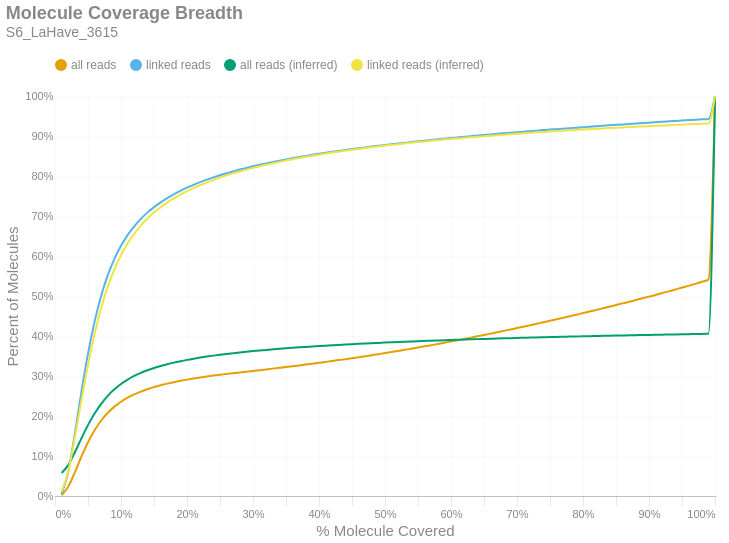

This figure's notebook cell:
### Markdown cell above
### Molecule Read Coverage
This chart shows molecule coverage breadth as computed by the number of bases aligned to that molecule. In other words, "*how much of each unique long molecule is actually sequenced/aligned?*" Keep in mind there is a distinction between sequences and alignments, since some sequences belonging to a particular molecule may not align well and wouldn't appear in the alignment data. This chart also shows molecule coverage breadth as computed by the *inferred fragment* from which the aligned sequences originate. Unlike read coverage, this calculation takes into account the total insert size, including unsequenced gaps between the forward and reverse reads. Like the previous figures, these are cumulative percents.

### Code cell
if SKIPLR:
    print_html(f"Skipped")
else:
    binned_df = consolidated_hist(valids['coverage_bp'], mask, 0.01, True)
    binned_df_inf = consolidated_hist(valids['coverage_inserts'], mask, 0.01, True)
    binned_df = binned_df.with_columns(pl.lit(binned_df_inf['all reads (cumsum)']).alias('all reads (inferred)'))
    binned_df = binned_df.with_columns(pl.lit(binned_df_inf['linked reads (cumsum)']).alias('linked reads (inferred)'))
    binned_df = binned_df.with_columns(
        (pl.col('bin').cast(pl.Float64) + 0.01).alias('right_edge')
    )

    with SafeRender(binned_df):
        (
            density_plot(binned_df, 'Molecule Coverage Breadth', samplename, 'molcov', ['all reads (inferred)','linked reads (inferred)'])
            .encode(
                #x=alt.X('bin:Q', title="% Molecule Covered").axis(format = '%').scale(padding=0),
                x=alt.X('right_edge:Q', title="% Molecule Covered").axis(format='%').scale(padding=0),
                y=alt.Y('value:Q', title='Percent of Molecules')
                    .axis(format='%')
                    .stack(False)
                    .scale(domainMin=0, padding=0),
                color=alt.Color("key:N").scale(domain = ["all reads", "linked reads", "all reads (inferred)", "linked reads (inferred)"]),
                tooltip = [
                    alt.Tooltip("key:N", title = "Data Type"),
                    alt.Tooltip("range_label:N", title="% Molecule Covered"),
                    alt.Tooltip("value:Q", format = ".2%", title="% Molecules")
                ]
            )
        ).display()

### Figure 1 — Vega-Lite specification as saved in the notebook (floating-point values rounded to 4 significant figures)
{"width": "container", "height": 400, "config": {"title": {"anchor": "start", "dy": -15, "fontSize": 18, "color": "#888888", "subtitleColor": "#888888", "subtitleFontSize": 14}, "arc": {"fill": "#0072B2"}, "axis": {"domainColor": "#888888", "domainWidth": 0.5, "gridWidth": 0.2, "grid": false, "titleFontWeight": 400, "titleFontSize": 15, "labelFontSize": 11, "labelColor": "#888888", "tickColor": "#888888", "tickWidth": 0.2, "titleColor": "#888888"}, "axisBand": {"grid": false}, "axisX": {"grid": true, "tickSize": 10, "domainCap": "round"}, "axisY": {"domain": false, "grid": true, "tickSize": 0, "domainCap": "round"}, "background": "transparent", "header": {"labelFontSize": 15, "labelColor": "#888888", "titleFontSize": 15, "titleFontWeight": 600, "titleColor": "#888888"}, "legend": {"labelFont": "sans-serif", "labelFontSize": 12, "labelColor": "#888888", "symbolSize": 100, "symbolType": "circle", "titleFontSize": 12, "titlePadding": 10, "titleColor": "#888888", "title": null, "orient": "top"}, "range": {"category": ["#E69F00", "#56B4E9", "#009E73", "#F0E442", "#0072B2", "#D55E00", "#CC79A7", "#000000"], "diverging": ["#cfe8f3", "#a2d4ec", "#73bfe2", "#46abdb", "#1696d2", "#12719e"]}, "area": {"fill": "#0072B2", "fillOpacity": 0.7, "line": true, "strokeOpacity": 0.7}, "line": {"color": "#0072B2", "stroke": "#0072B2", "strokeWidth": 2}, "trail": {"color": "#0072B2", "stroke": "#0072B2", "strokeWidth": 0, "size": 1}, "point": {"filled": true, "fillOpacity": 1.0, "size": 95}, "text": {"color": "#888888", "fontSize": 11, "align": "right", "fontWeight": 400, "size": 11}, "bar": {"fill": "#0072B2", "stroke": null}, "view": {"stroke": null, "continuousWidth": 660, "continuousHeight": 400}}, "data": {"name": "data-d7d4ecb2ee23f68cb850a68b9763649a"}, "mark": {"type": "line", "interpolate": "monotone", "point": {"opacity": 0, "size": 275}}, "encoding": {"color": {"field": "key", "scale": {"domain": ["all reads", "linked reads", "all reads (inferred)", "linked reads (inferred)"]}, "type": "nominal"}, "tooltip": [{"field": "key", "title": "Data Type", "type": "nominal"}, {"field": "range_label", "title": "% Molecule Covered", "type": "nominal"}, {"field": "value", "format": ".2%", "title": "% Molecules", "type": "quantitative"}], "x": {"axis": {"format": "%"}, "field": "right_edge", "scale": {"padding": 0}, "title": "% Molecule Covered", "type": "quantitative"}, "y": {"axis": {"format": "%"}, "field": "value", "scale": {"domainMin": 0, "padding": 0}, "stack": false, "title": "Percent of Molecules", "type": "quantitative"}}, "params": [{"name": "param_c36ac31b6afebe62", "select": {"type": "point", "fields": ["key"]}, "bind": "legend"}], "title": {"text": "Molecule Coverage Breadth", "subtitle": "S6_LaHave_3615"}, "transform": [{"fold": ["all reads (cumsum)", "linked reads (cumsum)", "all reads (inferred)", "linked reads (inferred)"]}, {"calculate": "replace(datum.key, ' (cumsum)', '')", "as": "key"}, {"filter": {"param": "param_c36ac31b6afebe62"}}], "usermeta": {"embedOptions": {"downloadFileName": "S6_LaHave_3615.molcov"}}, "$schema": "https://vega.github.io/schema/vega-lite/v6.1.0.json", "datasets": {"data-d7d4ecb2ee23f68cb850a68b9763649a": [{"bin": "0.0", "interval": "0.0-0.01", "all reads": 0.001972, "linked reads": 0.004686, "all reads (cumsum)": 0.001972, "linked reads (cumsum)": 0.004686, "range_label": "0.0-0.01", "all reads (inferred)": 0.05751, "linked reads (inferred)": 0.01038, "right_edge": 0.01}, {"bin": "0.01", "interval": "0.01-0.02", "all reads": 0.02119, "linked reads": 0.05541, "all reads (cumsum)": 0.02316, "linked reads (cumsum)": 0.0601, "range_label": "0.01-0.02", "all reads (inferred)": 0.07716, "linked reads (inferred)": 0.06165, "right_edge": 0.02}, {"bin": "0.02", "interval": "0.02-0.03", "all reads": 0.036, "linked reads": 0.09543, "all reads (cumsum)": 0.05916, "linked reads (cumsum)": 0.1555, "range_label": "0.02-0.03", "all reads (inferred)": 0.1088, "linked reads (inferred)": 0.1455, "right_edge": 0.03}, {"bin": "0.03", "interval": "0.03-0.04", "all reads": 0.03929, "linked reads": 0.1045, "all reads (cumsum)": 0.09845, "linked reads (cumsum)": 0.26, "range_label": "0.03-0.04", "all reads (inferred)": 0.1439, "linked reads (inferred)": 0.239, "right_edge": 0.04}, {"bin": "0.04", "interval": "0.04-0.05", "all reads": 0.03587, "linked reads": 0.0956, "all reads (cumsum)": 0.1343, "linked reads (cumsum)": 0.3556, "range_label": "0.04-0.05", "all reads (inferred)": 0.1772, "linked reads (inferred)": 0.3278, "right_edge": 0.05}, {"bin": "0.05", "interval": "0.05-0.06", "all reads": 0.03015, "linked reads": 0.08031, "all reads (cumsum)": 0.1645, "linked reads (cumsum)": 0.436, "range_label": "0.05-0.06", "all reads (inferred)": 0.2062, "linked reads (inferred)": 0.4052, "right_edge": 0.06}, {"bin": "0.06", "interval": "0.06-0.07", "all reads": 0.02432, "linked reads": 0.06478, "all reads (cumsum)": 0.1888, "linked reads (cumsum)": 0.5007, "range_label": "0.06-0.07", "all reads (inferred)": 0.2305, "linked reads (inferred)": 0.47, "right_edge": 0.07}, {"bin": "0.07", "interval": "0.07-0.08", "all reads": 0.01929, "linked reads": 0.05136, "all reads (cumsum)": 0.2081, "linked reads (cumsum)": 0.5521, "range_label": "0.07-0.08", "all reads (inferred)": 0.2505, "linked reads (inferred)": 0.5234, "right_edge": 0.08}, {"bin": "0.08", "interval": "0.08-0.09", "all reads": 0.01532, "linked reads": 0.04073, "all reads (cumsum)": 0.2234, "linked reads (cumsum)": 0.5928, "range_label": "0.08-0.09", "all reads (inferred)": 0.2667, "linked reads (inferred)": 0.5667, "right_edge": 0.09}, {"bin": "0.09", "interval": "0.09-0.1", "all reads": 0.01231, "linked reads": 0.0327, "all reads (cumsum)": 0.2357, "linked reads (cumsum)": 0.6255, "range_label": "0.09-0.1", "all reads (inferred)": 0.2799, "linked reads (inferred)": 0.602, "right_edge": 0.1}, {"bin": "0.1", "interval": "0.1-0.11", "all reads": 0.01006, "linked reads": 0.02668, "all reads (cumsum)": 0.2458, "linked reads (cumsum)": 0.6522, "range_label": "0.1-0.11", "all reads (inferred)": 0.2909, "linked reads (inferred)": 0.6313, "right_edge": 0.11}, {"bin": "0.11", "interval": "0.11-0.12", "all reads": 0.008303, "linked reads": 0.02199, "all reads (cumsum)": 0.2541, "linked reads (cumsum)": 0.6742, "range_label": "0.11-0.12", "all reads (inferred)": 0.3001, "linked reads (inferred)": 0.6556, "right_edge": 0.12}, {"bin": "0.12", "interval": "0.12-0.13", "all reads": 0.007022, "linked reads": 0.01856, "all reads (cumsum)": 0.2611, "linked reads (cumsum)": 0.6928, "range_label": "0.12-0.13", "all reads (inferred)": 0.3078, "linked reads (inferred)": 0.6761, "right_edge": 0.13}, {"bin": "0.13", "interval": "0.13-0.14", "all reads": 0.00594, "linked reads": 0.01567, "all reads (cumsum)": 0.267, "linked reads (cumsum)": 0.7084, "range_label": "0.13-0.14", "all reads (inferred)": 0.3144, "linked reads (inferred)": 0.6936, "right_edge": 0.14}, {"bin": "0.14", "interval": "0.14-0.15", "all reads": 0.005189, "linked reads": 0.01366, "all reads (cumsum)": 0.2722, "linked reads (cumsum)": 0.7221, "range_label": "0.14-0.15", "all reads (inferred)": 0.32, "linked reads (inferred)": 0.7086, "right_edge": 0.15}, {"bin": "0.15", "interval": "0.15-0.16", "all reads": 0.004577, "linked reads": 0.01201, "all reads (cumsum)": 0.2768, "linked reads (cumsum)": 0.7341, "range_label": "0.15-0.16", "all reads (inferred)": 0.325, "linked reads (inferred)": 0.7219, "right_edge": 0.16}, {"bin": "0.16", "interval": "0.16-0.17", "all reads": 0.004099, "linked reads": 0.01072, "all reads (cumsum)": 0.2809, "linked reads (cumsum)": 0.7448, "range_label": "0.16-0.17", "all reads (inferred)": 0.3294, "linked reads (inferred)": 0.7336, "right_edge": 0.17}, {"bin": "0.17", "interval": "0.17-0.18", "all reads": 0.003655, "linked reads": 0.009532, "all reads (cumsum)": 0.2846, "linked reads (cumsum)": 0.7544, "range_label": "0.17-0.18", "all reads (inferred)": 0.3334, "linked reads (inferred)": 0.7442, "right_edge": 0.18}, {"bin": "0.18", "interval": "0.18-0.19", "all reads": 0.003305, "linked reads": 0.008609, "all reads (cumsum)": 0.2879, "linked reads (cumsum)": 0.763, "range_label": "0.18-0.19", "all reads (inferred)": 0.337, "linked reads (inferred)": 0.7536, "right_edge": 0.19}, {"bin": "0.19", "interval": "0.19-0.2", "all reads": 0.003044, "linked reads": 0.007877, "all reads (cumsum)": 0.2909, "linked reads (cumsum)": 0.7708, "range_label": "0.19-0.2", "all reads (inferred)": 0.3403, "linked reads (inferred)": 0.7623, "right_edge": 0.2}, {"bin": "0.2", "interval": "0.2-0.21", "all reads": 0.002785, "linked reads": 0.007155, "all reads (cumsum)": 0.2937, "linked reads (cumsum)": 0.778, "range_label": "0.2-0.21", "all reads (inferred)": 0.3433, "linked reads (inferred)": 0.7702, "right_edge": 0.21}, {"bin": "0.21", "interval": "0.21-0.22", "all reads": 0.002622, "linked reads": 0.006683, "all reads (cumsum)": 0.2963, "linked reads (cumsum)": 0.7847, "range_label": "0.21-0.22", "all reads (inferred)": 0.346, "linked reads (inferred)": 0.7774, "right_edge": 0.22}, {"bin": "0.22", "interval": "0.22-0.23", "all reads": 0.002446, "linked reads": 0.006197, "all reads (cumsum)": 0.2988, "linked reads (cumsum)": 0.7909, "range_label": "0.22-0.23", "all reads (inferred)": 0.3485, "linked reads (inferred)": 0.7841, "right_edge": 0.23}, {"bin": "0.23", "interval": "0.23-0.24", "all reads": 0.0023, "linked reads": 0.005761, "all reads (cumsum)": 0.3011, "linked reads (cumsum)": 0.7966, "range_label": "0.23-0.24", "all reads (inferred)": 0.3509, "linked reads (inferred)": 0.7904, "right_edge": 0.24}, {"bin": "0.24", "interval": "0.24-0.25", "all reads": 0.002137, "linked reads": 0.005325, "all reads (cumsum)": 0.3032, "linked reads (cumsum)": 0.802, "range_label": "0.24-0.25", "all reads (inferred)": 0.3531, "linked reads (inferred)": 0.7962, "right_edge": 0.25}, {"bin": "0.25", "interval": "0.25-0.26", "all reads": 0.001982, "linked reads": 0.004893, "all reads (cumsum)": 0.3052, "linked reads (cumsum)": 0.8069, "range_label": "0.25-0.26", "all reads (inferred)": 0.3552, "linked reads (inferred)": 0.8016, "right_edge": 0.26}, {"bin": "0.26", "interval": "0.26-0.27", "all reads": 0.001952, "linked reads": 0.00474, "all reads (cumsum)": 0.3071, "linked reads (cumsum)": 0.8116, "range_label": "0.26-0.27", "all reads (inferred)": 0.3571, "linked reads (inferred)": 0.8066, "right_edge": 0.27}, {"bin": "0.27", "interval": "0.27-0.28", "all reads": 0.001885, "linked reads": 0.004439, "all reads (cumsum)": 0.309, "linked reads (cumsum)": 0.816, "range_label": "0.27-0.28", "all reads (inferred)": 0.3589, "linked reads (inferred)": 0.8114, "right_edge": 0.28}, {"bin": "0.28", "interval": "0.28-0.29", "all reads": 0.001847, "linked reads": 0.004154, "all reads (cumsum)": 0.3109, "linked reads (cumsum)": 0.8202, "range_label": "0.28-0.29", "all reads (inferred)": 0.3606, "linked reads (inferred)": 0.816, "right_edge": 0.29}, {"bin": "0.29", "interval": "0.29-0.3", "all reads": 0.001864, "linked reads": 0.003984, "all reads (cumsum)": 0.3127, "linked reads (cumsum)": 0.8242, "range_label": "0.29-0.3", "all reads (inferred)": 0.3623, "linked reads (inferred)": 0.8203, "right_edge": 0.3}, {"bin": "0.3", "interval": "0.3-0.31", "all reads": 0.001865, "linked reads": 0.003744, "all reads (cumsum)": 0.3146, "linked reads (cumsum)": 0.8279, "range_label": "0.3-0.31", "all reads (inferred)": 0.3638, "linked reads (inferred)": 0.8244, "right_edge": 0.31}, {"bin": "0.31", "interval": "0.31-0.32", "all reads": 0.001903, "linked reads": 0.003621, "all reads (cumsum)": 0.3165, "linked reads (cumsum)": 0.8315, "range_label": "0.31-0.32", "all reads (inferred)": 0.3653, "linked reads (inferred)": 0.8283, "right_edge": 0.32}, {"bin": "0.32", "interval": "0.32-0.33", "all reads": 0.001934, "linked reads": 0.003444, "all reads (cumsum)": 0.3184, "linked reads (cumsum)": 0.835, "range_label": "0.32-0.33", "all reads (inferred)": 0.3667, "linked reads (inferred)": 0.8318, "right_edge": 0.33}, {"bin": "0.33", "interval": "0.33-0.34", "all reads": 0.001964, "linked reads": 0.003306, "all reads (cumsum)": 0.3204, "linked reads (cumsum)": 0.8383, "range_label": "0.33-0.34", "all reads (inferred)": 0.368, "linked reads (inferred)": 0.8353, "right_edge": 0.34}, {"bin": "0.34", "interval": "0.34-0.35", "all reads": 0.001983, "linked reads": 0.003127, "all reads (cumsum)": 0.3224, "linked reads (cumsum)": 0.8414, "range_label": "0.34-0.35", "all reads (inferred)": 0.3693, "linked reads (inferred)": 0.8387, "right_edge": 0.35}, {"bin": "0.35", "interval": "0.35-0.36", "all reads": 0.002043, "linked reads": 0.00302, "all reads (cumsum)": 0.3244, "linked reads (cumsum)": 0.8444, "range_label": "0.35-0.36", "all reads (inferred)": 0.3705, "linked reads (inferred)": 0.8419, "right_edge": 0.36}, {"bin": "0.36", "interval": "0.36-0.37", "all reads": 0.002078, "linked reads": 0.002917, "all reads (cumsum)": 0.3265, "linked reads (cumsum)": 0.8474, "range_label": "0.36-0.37", "all reads (inferred)": 0.3717, "linked reads (inferred)": 0.8449, "right_edge": 0.37}, {"bin": "0.37", "interval": "0.37-0.38", "all reads": 0.002139, "linked reads": 0.002839, "all reads (cumsum)": 0.3286, "linked reads (cumsum)": 0.8502, "range_label": "0.37-0.38", "all reads (inferred)": 0.3728, "linked reads (inferred)": 0.8479, "right_edge": 0.38}, {"bin": "0.38", "interval": "0.38-0.39", "all reads": 0.002148, "linked reads": 0.002734, "all reads (cumsum)": 0.3308, "linked reads (cumsum)": 0.8529, "range_label": "0.38-0.39", "all reads (inferred)": 0.3739, "linked reads (inferred)": 0.8507, "right_edge": 0.39}, {"bin": "0.39", "interval": "0.39-0.4", "all reads": 0.002199, "linked reads": 0.002604, "all reads (cumsum)": 0.333, "linked reads (cumsum)": 0.8555, "range_label": "0.39-0.4", "all reads (inferred)": 0.3749, "linked reads (inferred)": 0.8534, "right_edge": 0.4}, {"bin": "0.4", "interval": "0.4-0.41", "all reads": 0.002211, "linked reads": 0.002457, "all reads (cumsum)": 0.3352, "linked reads (cumsum)": 0.858, "range_label": "0.4-0.41", "all reads (inferred)": 0.3759, "linked reads (inferred)": 0.856, "right_edge": 0.41}, {"bin": "0.41", "interval": "0.41-0.42", "all reads": 0.002247, "linked reads": 0.002405, "all reads (cumsum)": 0.3374, "linked reads (cumsum)": 0.8604, "range_label": "0.41-0.42", "all reads (inferred)": 0.3768, "linked reads (inferred)": 0.8585, "right_edge": 0.42}, {"bin": "0.42", "interval": "0.42-0.43", "all reads": 0.002327, "linked reads": 0.002355, "all reads (cumsum)": 0.3398, "linked reads (cumsum)": 0.8627, "range_label": "0.42-0.43", "all reads (inferred)": 0.3778, "linked reads (inferred)": 0.861, "right_edge": 0.43}, {"bin": "0.43", "interval": "0.43-0.44", "all reads": 0.002343, "linked reads": 0.002313, "all reads (cumsum)": 0.3421, "linked reads (cumsum)": 0.8651, "range_label": "0.43-0.44", "all reads (inferred)": 0.3787, "linked reads (inferred)": 0.8633, "right_edge": 0.44}, {"bin": "0.44", "interval": "0.44-0.45", "all reads": 0.002415, "linked reads": 0.002236, "all reads (cumsum)": 0.3445, "linked reads (cumsum)": 0.8673, "range_label": "0.44-0.45", "all reads (inferred)": 0.3796, "linked reads (inferred)": 0.8656, "right_edge": 0.45}, {"bin": "0.45", "interval": "0.45-0.46", "all reads": 0.002447, "linked reads": 0.002139, "all reads (cumsum)": 0.347, "linked reads (cumsum)": 0.8694, "range_label": "0.45-0.46", "all reads (inferred)": 0.3804, "linked reads (inferred)": 0.8678, "right_edge": 0.46}, {"bin": "0.46", "interval": "0.46-0.47", "all reads": 0.002492, "linked reads": 0.00209, "all reads (cumsum)": 0.3495, "linked reads (cumsum)": 0.8715, "range_label": "0.46-0.47", "all reads (inferred)": 0.3812, "linked reads (inferred)": 0.8699, "right_edge": 0.47}, {"bin": "0.47", "interval": "0.47-0.48", "all reads": 0.002557, "linked reads": 0.002062, "all reads (cumsum)": 0.352, "linked reads (cumsum)": 0.8736, "range_label": "0.47-0.48", "all reads (inferred)": 0.382, "linked reads (inferred)": 0.8719, "right_edge": 0.48}, {"bin": "0.48", "interval": "0.48-0.49", "all reads": 0.002521, "linked reads": 0.001969, "all reads (cumsum)": 0.3545, "linked reads (cumsum)": 0.8756, "range_label": "0.48-0.49", "all reads (inferred)": 0.3828, "linked reads (inferred)": 0.8739, "right_edge": 0.49}, {"bin": "0.49", "interval": "0.49-0.5", "all reads": 0.002822, "linked reads": 0.002004, "all reads (cumsum)": 0.3574, "linked reads (cumsum)": 0.8776, "range_label": "0.49-0.5", "all reads (inferred)": 0.3836, "linked reads (inferred)": 0.876, "right_edge": 0.5}, {"bin": "0.5", "interval": "0.5-0.51", "all reads": 0.00253, "linked reads": 0.001863, "all reads (cumsum)": 0.3599, "linked reads (cumsum)": 0.8794, "range_label": "0.5-0.51", "all reads (inferred)": 0.3843, "linked reads (inferred)": 0.8778, "right_edge": 0.51}, {"bin": "0.51", "interval": "0.51-0.52", "all reads": 0.002805, "linked reads": 0.001837, "all reads (cumsum)": 0.3627, "linked reads (cumsum)": 0.8813, "range_label": "0.51-0.52", "all reads (inferred)": 0.385, "linked reads (inferred)": 0.8796, "right_edge": 0.52}, {"bin": "0.52", "interval": "0.52-0.53", "all reads": 0.00277, "linked reads": 0.001815, "all reads (cumsum)": 0.3655, "linked reads (cumsum)": 0.8831, "range_label": "0.52-0.53", "all reads (inferred)": 0.3857, "linked reads (inferred)": 0.8814, "right_edge": 0.53}, {"bin": "0.53", "interval": "0.53-0.54", "all reads": 0.00287, "linked reads": 0.001798, "all reads (cumsum)": 0.3683, "linked reads (cumsum)": 0.8849, "range_label": "0.53-0.54", "all reads (inferred)": 0.3863, "linked reads (inferred)": 0.8831, "right_edge": 0.54}, {"bin": "0.54", "interval": "0.54-0.55", "all reads": 0.002844, "linked reads": 0.001745, "all reads (cumsum)": 0.3712, "linked reads (cumsum)": 0.8866, "range_label": "0.54-0.55", "all reads (inferred)": 0.387, "linked reads (inferred)": 0.8849, "right_edge": 0.55}, {"bin": "0.55", "interval": "0.55-0.56", "all reads": 0.002944, "linked reads": 0.001672, "all reads (cumsum)": 0.3741, "linked reads (cumsum)": 0.8883, "range_label": "0.55-0.56", "all reads (inferred)": 0.3876, "linked reads (inferred)": 0.8865, "right_edge": 0.56}, {"bin": "0.56", "interval": "0.56-0.57", "all reads": 0.002979, "linked reads": 0.001681, "all reads (cumsum)": 0.3771, "linked reads (cumsum)": 0.89, "range_label": "0.56-0.57", "all reads (inferred)": 0.3882, "linked reads (inferred)": 0.8881, "right_edge": 0.57}, {"bin": "0.57", "interval": "0.57-0.58", "all reads": 0.003, "linked reads": 0.001687, "all reads (cumsum)": 0.3801, "linked reads (cumsum)": 0.8917, "range_label": "0.57-0.58", "all reads (inferred)": 0.3888, "linked reads (inferred)": 0.8896, "right_edge": 0.58}, {"bin": "0.58", "interval": "0.58-0.59", "all reads": 0.003104, "linked reads": 0.001644, "all reads (cumsum)": 0.3832, "linked reads (cumsum)": 0.8933, "range_label": "0.58-0.59", "all reads (inferred)": 0.3894, "linked reads (inferred)": 0.8911, "right_edge": 0.59}, {"bin": "0.59", "interval": "0.59-0.6", "all reads": 0.003169, "linked reads": 0.00163, "all reads (cumsum)": 0.3864, "linked reads (cumsum)": 0.8949, "range_label": "0.59-0.6", "all reads (inferred)": 0.39, "linked reads (inferred)": 0.8926, "right_edge": 0.6}, {"bin": "0.6", "interval": "0.6-0.61", "all reads": 0.003072, "linked reads": 0.001509, "all reads (cumsum)": 0.3895, "linked reads (cumsum)": 0.8964, "range_label": "0.6-0.61", "all reads (inferred)": 0.3906, "linked reads (inferred)": 0.894, "right_edge": 0.61}, {"bin": "0.61", "interval": "0.61-0.62", "all reads": 0.003223, "linked reads": 0.00154, "all reads (cumsum)": 0.3927, "linked reads (cumsum)": 0.898, "range_label": "0.61-0.62", "all reads (inferred)": 0.3911, "linked reads (inferred)": 0.8955, "right_edge": 0.62}, {"bin": "0.62", "interval": "0.62-0.63", "all reads": 0.003223, "linked reads": 0.001533, "all reads (cumsum)": 0.3959, "linked reads (cumsum)": 0.8995, "range_label": "0.62-0.63", "all reads (inferred)": 0.3917, "linked reads (inferred)": 0.8969, "right_edge": 0.63}, {"bin": "0.63", "interval": "0.63-0.64", "all reads": 0.003288, "linked reads": 0.001518, "all reads (cumsum)": 0.3992, "linked reads (cumsum)": 0.901, "range_label": "0.63-0.64", "all reads (inferred)": 0.3922, "linked reads (inferred)": 0.8982, "right_edge": 0.64}, {"bin": "0.64", "interval": "0.64-0.65", "all reads": 0.003283, "linked reads": 0.001476, "all reads (cumsum)": 0.4025, "linked reads (cumsum)": 0.9025, "range_label": "0.64-0.65", "all reads (inferred)": 0.3927, "linked reads (inferred)": 0.8995, "right_edge": 0.65}, {"bin": "0.65", "interval": "0.65-0.66", "all reads": 0.003476, "linked reads": 0.001425, "all reads (cumsum)": 0.4059, "linked reads (cumsum)": 0.9039, "range_label": "0.65-0.66", "all reads (inferred)": 0.3932, "linked reads (inferred)": 0.9008, "right_edge": 0.66}, {"bin": "0.66", "interval": "0.66-0.67", "all reads": 0.003361, "linked reads": 0.001411, "all reads (cumsum)": 0.4093, "linked reads (cumsum)": 0.9053, "range_label": "0.66-0.67", "all reads (inferred)": 0.3937, "linked reads (inferred)": 0.9021, "right_edge": 0.67}, {"bin": "0.67", "interval": "0.67-0.68", "all reads": 0.003449, "linked reads": 0.001391, "all reads (cumsum)": 0.4128, "linked reads (cumsum)": 0.9067, "range_label": "0.67-0.68", "all reads (inferred)": 0.3942, "linked reads (inferred)": 0.9033, "right_edge": 0.68}, {"bin": "0.68", "interval": "0.68-0.69", "all reads": 0.003413, "linked reads": 0.001373, "all reads (cumsum)": 0.4162, "linked reads (cumsum)": 0.9081, "range_label": "0.68-0.69", "all reads (inferred)": 0.3946, "linked reads (inferred)": 0.9045, "right_edge": 0.69}, {"bin": "0.69", "interval": "0.69-0.7", "all reads": 0.003589, "linked reads": 0.001356, "all reads (cumsum)": 0.4198, "linked reads (cumsum)": 0.9095, "range_label": "0.69-0.7", "all reads (inferred)": 0.3951, "linked reads (inferred)": 0.9057, "right_edge": 0.7}, {"bin": "0.7", "interval": "0.7-0.71", "all reads": 0.003525, "linked reads": 0.0013, "all reads (cumsum)": 0.4233, "linked reads (cumsum)": 0.9108, "range_label": "0.7-0.71", "all reads (inferred)": 0.3955, "linked reads (inferred)": 0.9068, "right_edge": 0.71}, {"bin": "0.71", "interval": "0.71-0.72", "all reads": 0.00356, "linked reads": 0.001338, "all reads (cumsum)": 0.4268, "linked reads (cumsum)": 0.9121, "range_label": "0.71-0.72", "all reads (inferred)": 0.396, "linked reads (inferred)": 0.9079, "right_edge": 0.72}, {"bin": "0.72", "interval": "0.72-0.73", "all reads": 0.003734, "linked reads": 0.001336, "all reads (cumsum)": 0.4306, "linked reads (cumsum)": 0.9134, "range_label": "0.72-0.73", "all reads (inferred)": 0.3964, "linked reads (inferred)": 0.9091, "right_edge": 0.73}, {"bin": "0.73", "interval": "0.73-0.74", "all reads": 0.003622, "linked reads": 0.001264, "all reads (cumsum)": 0.4342, "linked reads (cumsum)": 0.9147, "range_label": "0.73-0.74", "all reads (inferred)": 0.3969, "linked reads (inferred)": 0.9101, "right_edge": 0.74}, {"bin": "0.74", "interval": "0.74-0.75", "all reads": 0.003874, "linked reads": 0.001277, "all reads (cumsum)": 0.4381, "linked reads (cumsum)": 0.916, "range_label": "0.74-0.75", "all reads (inferred)": 0.3973, "linked reads (inferred)": 0.9112, "right_edge": 0.75}, {"bin": "0.75", "interval": "0.75-0.76", "all reads": 0.003684, "linked reads": 0.001214, "all reads (cumsum)": 0.4418, "linked reads (cumsum)": 0.9172, "range_label": "0.75-0.76", "all reads (inferred)": 0.3977, "linked reads (inferred)": 0.9122, "right_edge": 0.76}, {"bin": "0.76", "interval": "0.76-0.77", "all reads": 0.003805, "linked reads": 0.001237, "all reads (cumsum)": 0.4456, "linked reads (cumsum)": 0.9184, "range_label": "0.76-0.77", "all reads (inferred)": 0.3981, "linked reads (inferred)": 0.9132, "right_edge": 0.77}, {"bin": "0.77", "interval": "0.77-0.78", "all reads": 0.003818, "linked reads": 0.001245, "all reads (cumsum)": 0.4494, "linked reads (cumsum)": 0.9197, "range_label": "0.77-0.78", "all reads (inferred)": 0.3985, "linked reads (inferred)": 0.9142, "right_edge": 0.78}, {"bin": "0.78", "interval": "0.78-0.79", "all reads": 0.003854, "linked reads": 0.001214, "all reads (cumsum)": 0.4532, "linked reads (cumsum)": 0.9209, "range_label": "0.78-0.79", "all reads (inferred)": 0.3989, "linked reads (inferred)": 0.9152, "right_edge": 0.79}, {"bin": "0.79", "interval": "0.79-0.8", "all reads": 0.004128, "linked reads": 0.00124, "all reads (cumsum)": 0.4574, "linked reads (cumsum)": 0.9221, "range_label": "0.79-0.8", "all reads (inferred)": 0.3993, "linked reads (inferred)": 0.9161, "right_edge": 0.8}, {"bin": "0.8", "interval": "0.8-0.81", "all reads": 0.00382, "linked reads": 0.001148, "all reads (cumsum)": 0.4612, "linked reads (cumsum)": 0.9233, "range_label": "0.8-0.81", "all reads (inferred)": 0.3996, "linked reads (inferred)": 0.917, "right_edge": 0.81}, {"bin": "0.81", "interval": "0.81-0.82", "all reads": 0.003978, "linked reads": 0.001186, "all reads (cumsum)": 0.4652, "linked reads (cumsum)": 0.9245, "range_label": "0.81-0.82", "all reads (inferred)": 0.4, "linked reads (inferred)": 0.9179, "right_edge": 0.82}, {"bin": "0.82", "interval": "0.82-0.83", "all reads": 0.004037, "linked reads": 0.001133, "all reads (cumsum)": 0.4692, "linked reads (cumsum)": 0.9256, "range_label": "0.82-0.83", "all reads (inferred)": 0.4003, "linked reads (inferred)": 0.9188, "right_edge": 0.83}, {"bin": "0.83", "interval": "0.83-0.84", "all reads": 0.004053, "linked reads": 0.001166, "all reads (cumsum)": 0.4733, "linked reads (cumsum)": 0.9268, "range_label": "0.83-0.84", "all reads (inferred)": 0.4007, "linked reads (inferred)": 0.9197, "right_edge": 0.84}, {"bin": "0.84", "interval": "0.84-0.85", "all reads": 0.00405, "linked reads": 0.001117, "all reads (cumsum)": 0.4773, "linked reads (cumsum)": 0.9279, "range_label": "0.84-0.85", "all reads (inferred)": 0.401, "linked reads (inferred)": 0.9205, "right_edge": 0.85}, {"bin": "0.85", "interval": "0.85-0.86", "all reads": 0.004189, "linked reads": 0.001133, "all reads (cumsum)": 0.4815, "linked reads (cumsum)": 0.929, "range_label": "0.85-0.86", "all reads (inferred)": 0.4014, "linked reads (inferred)": 0.9214, "right_edge": 0.86}, {"bin": "0.86", "interval": "0.86-0.87", "all reads": 0.004159, "linked reads": 0.001118, "all reads (cumsum)": 0.4856, "linked reads (cumsum)": 0.9301, "range_label": "0.86-0.87", "all reads (inferred)": 0.4017, "linked reads (inferred)": 0.9222, "right_edge": 0.87}, {"bin": "0.87", "interval": "0.87-0.88", "all reads": 0.004274, "linked reads": 0.001092, "all reads (cumsum)": 0.4899, "linked reads (cumsum)": 0.9312, "range_label": "0.87-0.88", "all reads (inferred)": 0.402, "linked reads (inferred)": 0.9231, "right_edge": 0.88}, {"bin": "0.88", "interval": "0.88-0.89", "all reads": 0.004246, "linked reads": 0.001099, "all reads (cumsum)": 0.4942, "linked reads (cumsum)": 0.9323, "range_label": "0.88-0.89", "all reads (inferred)": 0.4024, "linked reads (inferred)": 0.9238, "right_edge": 0.89}, {"bin": "0.89", "interval": "0.89-0.9", "all reads": 0.00434, "linked reads": 0.001101, "all reads (cumsum)": 0.4985, "linked reads (cumsum)": 0.9334, "range_label": "0.89-0.9", "all reads (inferred)": 0.4027, "linked reads (inferred)": 0.9247, "right_edge": 0.9}, {"bin": "0.9", "interval": "0.9-0.91", "all reads": 0.004167, "linked reads": 0.001052, "all reads (cumsum)": 0.5027, "linked reads (cumsum)": 0.9345, "range_label": "0.9-0.91", "all reads (inferred)": 0.403, "linked reads (inferred)": 0.9254, "right_edge": 0.91}, {"bin": "0.91", "interval": "0.91-0.92", "all reads": 0.004729, "linked reads": 0.001064, "all reads (cumsum)": 0.5074, "linked reads (cumsum)": 0.9355, "range_label": "0.91-0.92", "all reads (inferred)": 0.4033, "linked reads (inferred)": 0.9262, "right_edge": 0.92}, {"bin": "0.92", "interval": "0.92-0.93", "all reads": 0.004193, "linked reads": 0.001054, "all reads (cumsum)": 0.5116, "linked reads (cumsum)": 0.9366, "range_label": "0.92-0.93", "all reads (inferred)": 0.4036, "linked reads (inferred)": 0.9269, "right_edge": 0.93}, {"bin": "0.93", "interval": "0.93-0.94", "all reads": 0.004536, "linked reads": 0.001046, "all reads (cumsum)": 0.5161, "linked reads (cumsum)": 0.9376, "range_label": "0.93-0.94", "all reads (inferred)": 0.4039, "linked reads (inferred)": 0.9277, "right_edge": 0.94}, {"bin": "0.94", "interval": "0.94-0.95", "all reads": 0.004914, "linked reads": 0.001042, "all reads (cumsum)": 0.521, "linked reads (cumsum)": 0.9387, "range_label": "0.94-0.95", "all reads (inferred)": 0.4043, "linked reads (inferred)": 0.9284, "right_edge": 0.95}, {"bin": "0.95", "interval": "0.95-0.96", "all reads": 0.004239, "linked reads": 0.001024, "all reads (cumsum)": 0.5253, "linked reads (cumsum)": 0.9397, "range_label": "0.95-0.96", "all reads (inferred)": 0.4046, "linked reads (inferred)": 0.9291, "right_edge": 0.96}, {"bin": "0.96", "interval": "0.96-0.97", "all reads": 0.004939, "linked reads": 0.001019, "all reads (cumsum)": 0.5302, "linked reads (cumsum)": 0.9407, "range_label": "0.96-0.97", "all reads (inferred)": 0.4049, "linked reads (inferred)": 0.9299, "right_edge": 0.97}, {"bin": "0.97", "interval": "0.97-0.98", "all reads": 0.005431, "linked reads": 0.000984, "all reads (cumsum)": 0.5357, "linked reads (cumsum)": 0.9417, "range_label": "0.97-0.98", "all reads (inferred)": 0.4053, "linked reads (inferred)": 0.9306, "right_edge": 0.98}, {"bin": "0.98", "interval": "0.98-0.99", "all reads": 0.005203, "linked reads": 0.001014, "all reads (cumsum)": 0.5409, "linked reads (cumsum)": 0.9427, "range_label": "0.98-0.99", "all reads (inferred)": 0.4056, "linked reads (inferred)": 0.9311, "right_edge": 0.99}, {"bin": "0.99", "interval": "0.99-1.0", "all reads": 0.4591, "linked reads": 0.05728, "all reads (cumsum)": 1.0, "linked reads (cumsum)": 1.0, "range_label": "0.99-1.0", "all reads (inferred)": 1.0, "linked reads (inferred)": 1.0, "right_edge": 1.0}]}}
